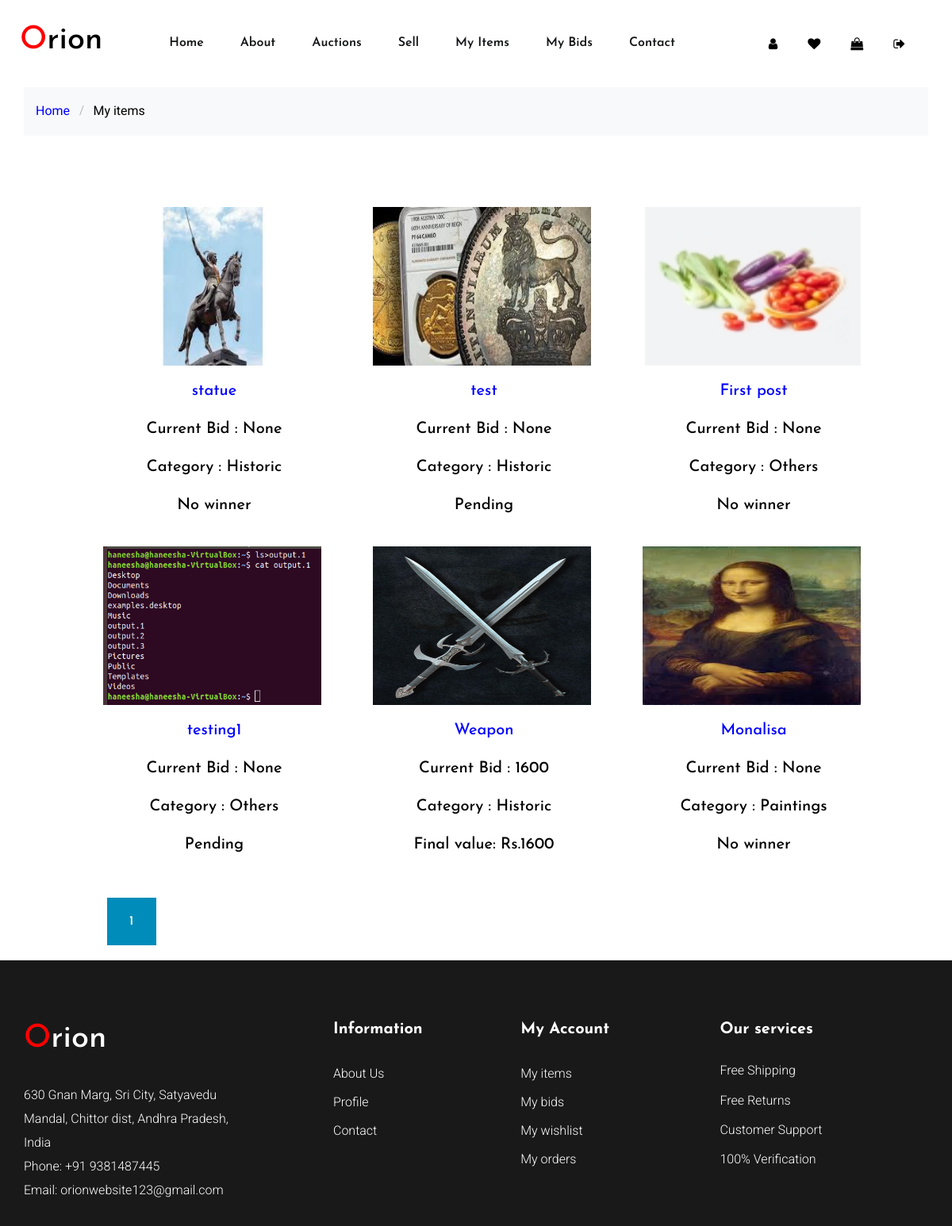
Page /myitems/ (signed in) on the committed database.
### blog/models.py (models this page shows, shortened)
class Post(models.Model):
    CATEGORY = (
        ('Paintings', 'Paintings'),
        ('Historic', 'Historic'),
        ('Others', 'Others'),
    )
    title= models.CharField(max_length=300, unique=True)
    minprice= models.IntegerField()
    image=models.ImageField(blank='True',upload_to='items/')
    category=models.CharField(max_length=300, choices=CATEGORY)
    description= models.TextField()
    author = models.ForeignKey(User, on_delete=models.CASCADE)
    date_added = models.DateTimeField(default=timezone.now)
    starttime = models.DateTimeField(default=(datetime.now()+timedelta(days=1)))
    endtime = models.DateTimeField(default=(datetime.now()+timedelta(days=1)))
    is_active = models.BooleanField(default=False)
    is_exp = models.BooleanField(default=False)
    is_paid = models.BooleanField(default=False)
    winner = models.ForeignKey(User, on_delete=models.SET("(deleted)"),
                               blank=True,
                               null=True,
                               related_name="auction_winner",
                               related_query_name="auction_winner")
    final_value = models.IntegerField(blank=True, null=True)
    def resolve(self):
        now = datetime.now(timezone.utc)
        if self.starttime<=now and now<=self.endtime:
            self.is_active=True
            self.is_exp=False
            self.save()
        if self.is_active:
            if self.has_expired():
                highest_bid = Bid.objects.filter(auction=self).order_by('-amount').first()
                if highest_bid:
                    self.winner = highest_bid.bidder
                    self.final_value = highest_bid.amount
                self.is_active = False
                self.is_exp=True
                self.save()
    def has_expired(self):
        now = datetime.now(timezone.utc)
        expiration = self.endtime
        if now > expiration:
            return True
        else:
            return False
    def currentbid(self):
        highest_bid = Bid.objects.filter(auction=self).order_by('-amount').first()
        if highest_bid:
            return(highest_bid.amount)

class Bid(models.Model):
    bidder = models.ForeignKey(User, on_delete=models.CASCADE)
    auction = models.ForeignKey(Post, on_delete=models.CASCADE)
    amount = models.IntegerField()
    date = models.DateTimeField('when the bid was made')

### blog/views.py (the view)
# urls.py: path('myitems/',blog_views.getmyitems,name='myitems'),
@login_required
def getmyitems(request):
	posts = Post.objects.filter(author=request.user).order_by('-date_added')
	for a in posts:
		a.resolve()
	paginator = Paginator(posts,6)
	page = request.GET.get('page')
	posts = paginator.get_page(page)
	context={
		'items' : posts
	}
	return render(request,'blog/myitems.html',context)

### blog/templates/blog/myitems.html (shortened to what this page needs)
{% extends "blog/base.html" %}
{% block content%}
<body>
<div class="bg-light py-3">
      <div class="container">
        <div class="row">
          <div class="col-md-12 mb-0"><a href="{% url 'blog-home' %}"><strong style="color:blue;">Home</strong></a> <span class="mx-2 mb-0">/</span> <strong class="text-black">My items</strong></div>
        </div>
      </div>
    </div>
<h4>
{% if items %}
<div class=shop1 style="width: 100%;  height: 1000px; padding: 50px;  margin: 20px;">
    <div class="row">
    	{% for item in items %}
        <div style="color:black;font-size: 20px;margin: 20px;">
        <img src="{{ item.image.url }}" height="200px" width="300px" style="margin-bottom: 20px; padding-left: 25px" />
        <center><div style="margin-left:30px">
          <div>
          	<a href="{% url 'shop-item' item.pk %}"  style="color:blue">{{item.title}}</a>
          </div><br>
          Current Bid : {{item.currentbid}}<br></br>
          Category : {{item.category}}<br></br>
          {% if item.is_active %}
                <span class="my-auction-status-active">
                    Pending
                </span>
                <span class="my-auction-value">
                    Rs.{{ item.finalprice }}
                </span>
            {% elif item.is_exp %}
                {% if item.final_value %}
                <span class="my-auction-status-resolved">
                    Final value: Rs.{{ item.final_value }}
                </span>
                {% else %}
                <span class="my-auction-status-no_winner">
                    No winner
                </span>
                {% endif %}
            {% else %}
                <span class="my-auction-status-no_winner">Pending</span>
            {% endif %}
        </div></center>
        </div>
    {% endfor %}
    </div>
    <div class=shop1 style="width: 100%;  height: 300px; padding: 30px;  margin: 5px;">
      <div class="pagination" style="width: 100%;  height: 60px;">
      {% for num in items.paginator.page_range %}
        {% if items.number == num %}
          <a class="btn btn-info mb-4" style ="background-color: #008CBA;" href="?page={{ num }}">{{ num }}</a>
        {% elif num > items.number|add:'-3' and num < items.number|add:'3' %}
          <a class="btn btn-outline-info mb-4" style ="background-color: #008CBA;" href="?page={{ num }}">{{ num }}</a>
        {% endif %}
      {% endfor %}
      </div>
    </div>
</div>
{% else %}
<div class=con style="height:240px;padding-top: 30px">
    <div class="alert alert-info">
        There are no items sold by you yet! To sell - <a style="color:blue;" href="{% url 'sell' %}">Click here</a>
    </div>
 </div>
{% endif %}
</div>
</div>
</body>
{% endblock content %}

### rows in the picture
Post: image (picture), title "statue", currentbid "None", category "Historic", is_active "No winner"
Post: image (picture), title "test", currentbid "None", category "Historic", is_active "Pending"
Post: image (picture), title "First post", currentbid "None", category "Others", is_active "No winner"
Post: image (picture), title "testing1", currentbid "None", category "Others", is_active "Pending"
Post: image (picture), title "Weapon", currentbid "1600", category "Historic", final_value "1600"
Post: image (picture), title "Monalisa", currentbid "None", category "Paintings", is_active "No winner"

### other values in the picture
{{ num }} "1"
